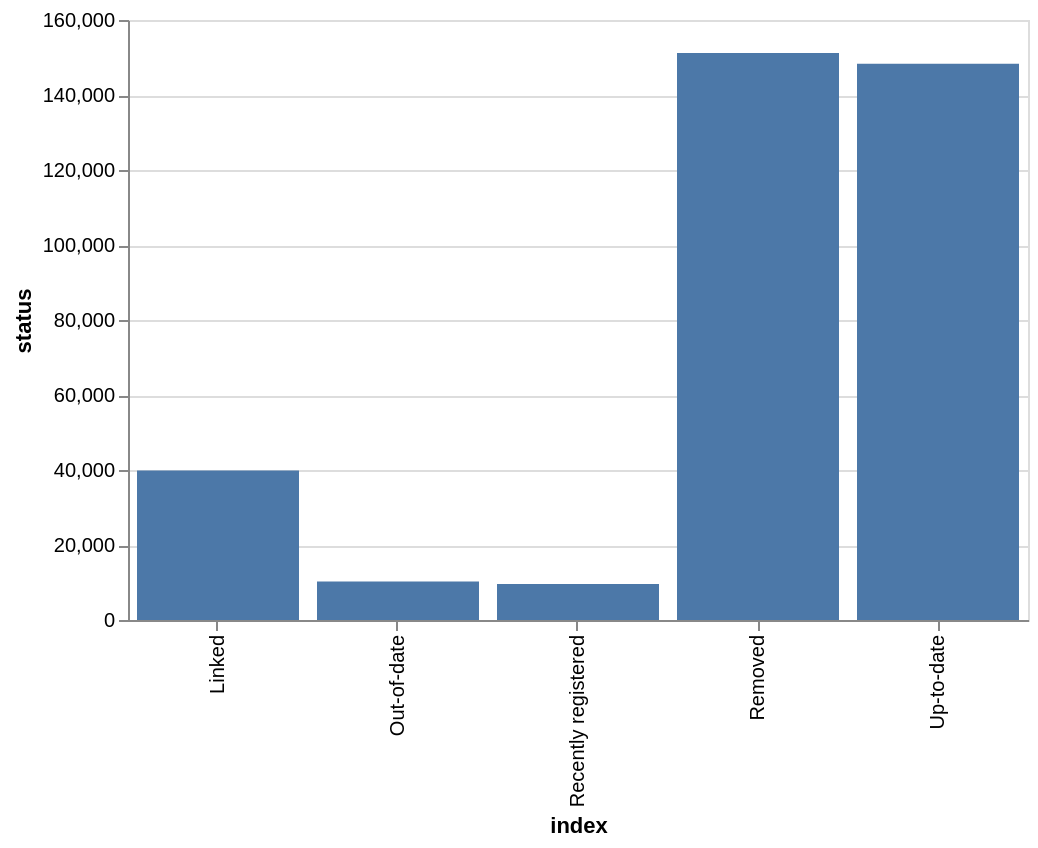

Vega-Lite specification stored for this chart:
### Vega-Lite specification from a JSON file in a GitHub repository (floating-point values rounded to 4 significant figures)
{"mark": "bar", "encoding": {"x": {"field": "index", "type": "nominal"}, "y": {"field": "status", "type": "quantitative"}}, "$schema": "https://vega.github.io/schema/vega-lite/v2.json", "width": 450, "height": 300, "selection": {"grid": {"type": "interval", "bind": "scales", "on": "[mousedown, window:mouseup] > window:mousemove!", "encodings": ["x", "y"], "translate": "[mousedown, window:mouseup] > window:mousemove!", "zoom": "wheel!", "mark": {"fill": "#333", "fillOpacity": 0.125, "stroke": "white"}, "resolve": "global"}}, "data": {"values": [{"index": "Removed", "status": 151188}, {"index": "Up-to-date", "status": 148331}, {"index": "Linked", "status": 39864}, {"index": "Out-of-date", "status": 10252}, {"index": "Recently registered", "status": 9610}]}}
